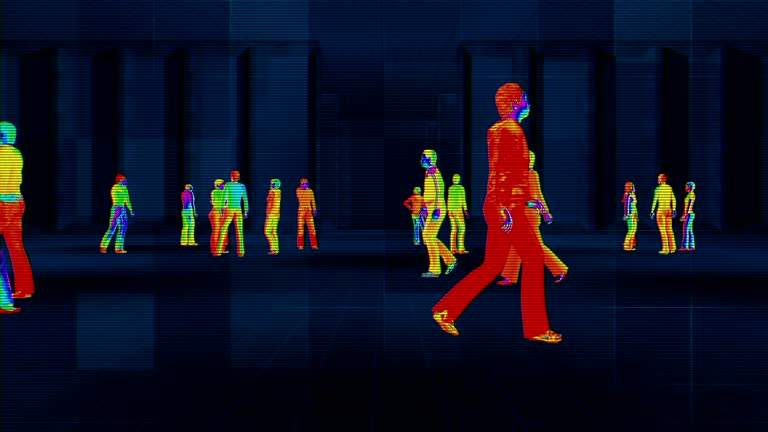
#> input picture test.jpg, 768 x 432 px
$ python -i image_processor.py   (imports and definitions only)
#> lines starting #> are read from the running program, lines starting #| are printed output that depends on the picture; after the words box and inside, x2 and y2 are one past the last pixel; in counts of white or black regions, pixels touching at a corner belong together
#> further down, picture is the input picture: shape (432, 768, 3); mean B, G, R 34.6, 16.6, 14
import cv2
import numpy as np

class ThermalImageProcessor:
    def __init__(self, min_threshold=150):
        self.min_threshold = min_threshold

    def preprocess_image(self, image):
        # Convert to grayscale if it's a color image
        if len(image.shape) == 3:
            gray = cv2.cvtColor(image, cv2.COLOR_BGR2GRAY)
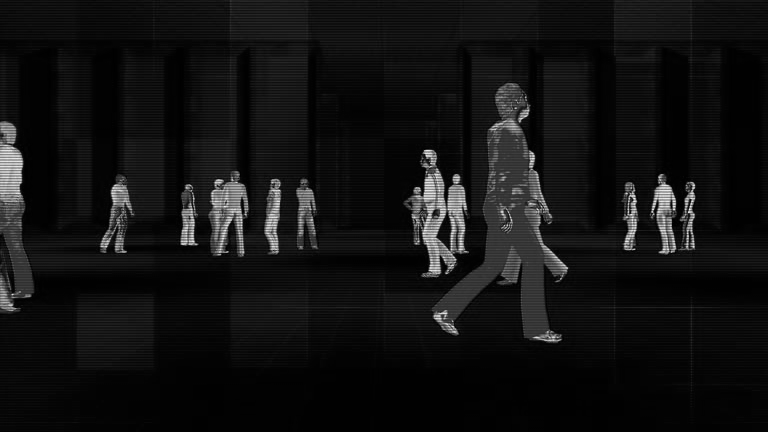
#> gray: shape (432, 768); min 0, max 245, mean 17.9
        else:
            gray = image.copy()

        # Apply Gaussian blur to reduce noise
        blurred = cv2.GaussianBlur(gray, (5, 5), 0)

        # Threshold the image to highlight hot regions
        _, thresh = cv2.threshold(blurred, self.min_threshold, 255, cv2.THRESH_BINARY)
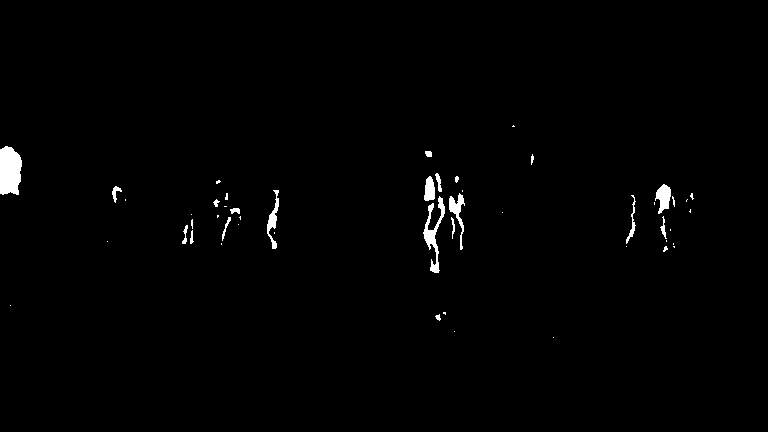
#> thresh: shape (432, 768); 1% white; 50 white regions (30 under 20 px), largest, box (x1, y1, x2, y2) and area: (0, 146, 22, 195) 911, (423, 196, 445, 273) 537, (449, 193, 465, 250) 301

        return thresh

    def detect_objects(self, processed_image):
        contours, _ = cv2.findContours(processed_image,
                                       cv2.RETR_EXTERNAL,
                                       cv2.CHAIN_APPROX_SIMPLE)

        objects = []
        for contour in contours:
            if cv2.contourArea(contour) < 100:
                continue

            x, y, w, h = cv2.boundingRect(contour)
            center_x = x + w / 2
            center_y = y + h / 2

            # Create a mask and calculate mean intensity
            mask = np.zeros_like(processed_image)
            cv2.drawContours(mask, [contour], -1, 255, -1)
            intensity = cv2.mean(processed_image, mask=mask)[0]

            objects.append({
                'x': center_x,
                'y': center_y,
                'width': w,
                'height': h,
                'intensity': intensity,
                'contour': contour
            })

        return objects

>>> import cv2
>>> picture = cv2.imread('../test.jpg')
>>> result = ThermalImageProcessor().preprocess_image(picture)
